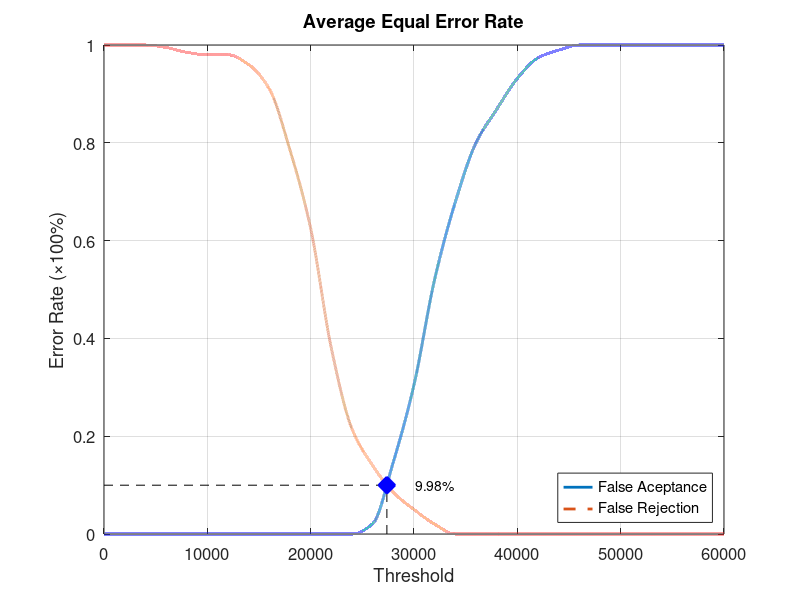
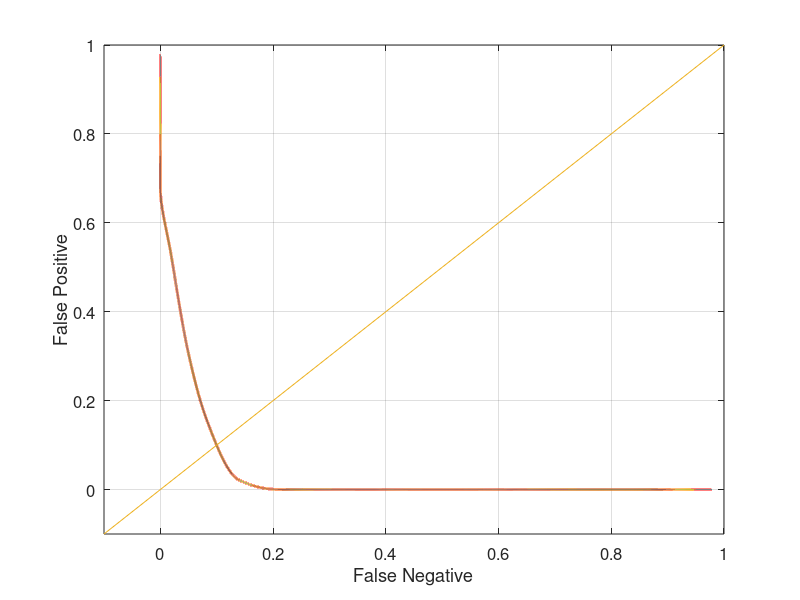

Reproduce these figures in MATLAB, in order.
function yEER = Database4_4
close all;
clear;
clc;
x = 0:2000:60000;
xq = 0:0.5:60000;

y0 = [0 0 0 0 0 0 0 0 0 0 0 0 0 0.0210526 0.147368 0.305263 0.521053 0.678947 0.8 0.868421 0.931579 0.973684 0.989474 1 1 1 1 1 1 1 1];
yy0 = interp1(x, y0, xq, 'pchip');
y1 = [1 1 1 0.995 0.985 0.98 0.98 0.96 0.91 0.785 0.625 0.38 0.215 0.14 0.085 0.05 0.02 0 0 0 0 0 0 0 0 0 0 0 0 0 0];
yy1 = interp1(x, y1, xq, 'pchip');

% Calculating EER: 
y2 = abs(y0 - y1);
find(y2 == min(y2))
yy2 = abs(yy0 - yy1);
xEER = find(yy2 == min(yy2));
xEERIndex = xq(xEER) % X-axis EER
yEER = yy0(xEER) % Y-axis EER

main = figure
plot(xq, yy0,'-','LineWidth', 2);	hold on
plot(xq, yy1,'--','LineWidth', 2);	hold on
plot([xEERIndex xEERIndex], [0 yEER], 'k--');	hold on
plot([0 xEERIndex], [yEER yEER], 'k--');	hold on
plot(xEERIndex, yEER, 'bx', 'LineWidth', 10);	hold on
text(xEERIndex + 10 * xEERIndex / 100, yEER, [num2str(round((10000 * yEER)) / 100) '%'])
legend('False Aceptance', 'False Rejection', 'Location', 'SouthEast')
xlabel('Threshold')
ylabel('Error Rate (\times100%)')
title('Average Equal Error Rate')
set(gca, 'FontSize', 12)
axis([0 60000 0 1])
grid on

print(main, 'Database4_4Main', '-dpng');
FNRxFPR = figure('Color', [1 1 1]);
plot(yy1, yy0, '-', yy1, yy0, 'LineWidth', 2);
hold on
y = -0.1:0.1:1
plot(y, y); 
set(gca, 'FontSize', 12)
xlabel('False Negative')
ylabel('False Positive')
axis([-0.1 1 -0.1 1])
set(gca, 'FontSize', 12)
grid on

print(FNRxFPR, 'Database4_4FNRxFPR','-dpng');
end
